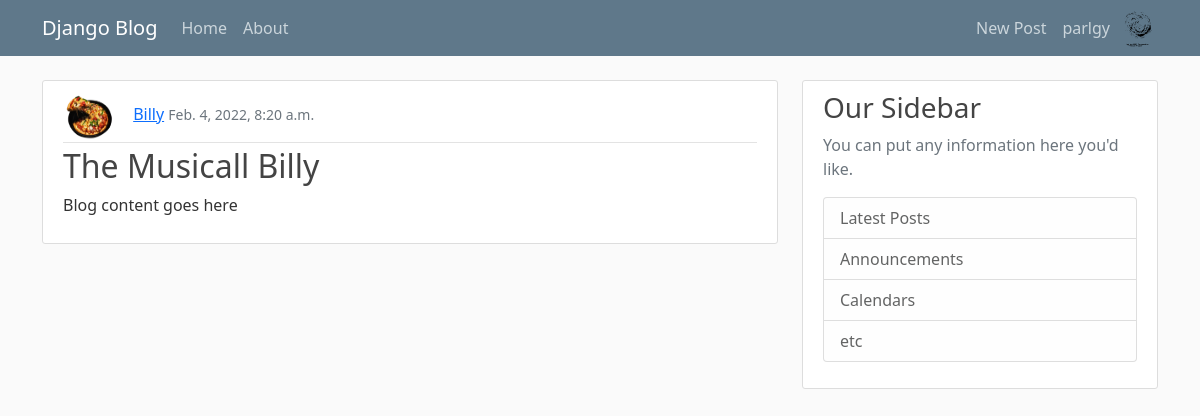
Screenshot of /post/12/ (signed in) with the database file from the repository.
### users/models.py (models this page shows, shortened)
class Profile(models.Model):
    user = models.OneToOneField(User, on_delete=models.CASCADE)
    image = models.ImageField(default='default.jpg', upload_to='profile_pics')

### blog/models.py (models this page shows, shortened)
class Post(models.Model):
    title = models.CharField(max_length=100)
    content = models.TextField()
    date_posted = models.DateTimeField(auto_now_add=timezone.now)
    author = models.ForeignKey(User, on_delete=models.CASCADE)

### blog/views.py (the view)
# urls.py: path('post/<int:pk>/', PostDetalView.as_view(), name='post-detail'), #looks for post_detail.html
class PostDetalView(DetailView):
    model = Post

### blog/templates/blog/post_detail.html (shortened to what this page needs)
{% extends 'blog/base.html' %}
{% block content %}
    <article class="media content-section flex">
        <div class="media-body">
          <div class="article-metadata d-flex justify-content-between">
              <div>
                <img class="rounded-circle article-img" src="{{ object.author.profile.image.url }}" style="width: 50px; height: 50px">
                <a class="mr-2" href="#">{{ object.author }}</a>
                <small class="text-muted">{{ object.date_posted }}</small>
              </div>
          </div>
          <h2 class="article-title">{{ object.title }}</h2>
          <p class="article-content">{{ object.content }}</p>
        </div>
      </article>
{% endblock %}

### blog/templates/blog/base.html (shortened to what this page needs)
{% load static %}
<!DOCTYPE html>
<html lang="en">
<head>
    <link href="https://cdn.jsdelivr.net/npm/bootstrap@5.1.3/dist/css/bootstrap.min.css" rel="stylesheet">
    <link rel="stylesheet" href="{% static 'blog/bootstrap-5.1.3-dist/css/bootstrap.min.css' %}"/>
    <link rel="stylesheet" type="text/css" href="{% static 'blog/main.css' %}">
</head>
<body>
    <header class="site-header">
        <nav class="navbar navbar-expand-md navbar-dark bg-steel fixed-top">
          <div class="container">
            <a class="navbar-brand mr-4" href="/">Django Blog</a>
            <div class="collapse navbar-collapse flex justify-content-between" id="navbarToggle">
              <div class="navbar-nav mr-auto">
                <a class="nav-item nav-link" href="{% url 'blog-home' %}">Home</a>
                <a class="nav-item nav-link" href="{% url 'blog-about' %}">About</a>
              </div>
              <div class="navbar-nav">
                {% if user.is_authenticated %}
                    <div class="mr-16">
                      <a class="nav-item nav-link" href="{% url 'post-create' %}">New Post</a>
                    </div>
                    <a href="{% url 'profile' %}" class="nav-item nav-link">{{user.username}}</a>
                    <a class="pl-8" href="{% url 'profile' %}"><img class="rounded-circle" src="{{ user.profile.image.url }}" style="width: 40px; height: 40px"></a>
                {% else %}
                    <a class="nav-item nav-link" href="{% url 'login' %}">Login</a>
                    <a class="nav-item nav-link" href="{% url 'register' %}">Register</a>
                {% endif %}
              </div>
            </div>
          </div>
        </nav>
      </header>
      <main role="main" class="container">
        <div class="row">
          <div class="col-md-8">
            {% block content %}{% endblock %}
          </div>
          <div class="col-md-4">
            <div class="content-section">
              <h3>Our Sidebar</h3>
              <p class='text-muted'>You can put any information here you'd like.</p>
                <ul class="list-group">
                  <li class="list-group-item list-group-item-light">Latest Posts</li>
                  <li class="list-group-item list-group-item-light">Announcements</li>
                  <li class="list-group-item list-group-item-light">Calendars</li>
                  <li class="list-group-item list-group-item-light">etc</li>
                </ul>
            </div>
          </div>
        </div>
      </main>
</body>
</html>

### blog/static/blog/main.css (style rules this page uses)
body { background: #fafafa; color: #333333; margin-top: 5rem; }
h1, h2, h3, h4, h5, h6 { color: #444444; }
ul { margin: 0; }
.bg-steel { background-color: #5f788a; }
.site-header .navbar-nav .nav-link { color: #cbd5db; }
.content-section { background: #ffffff; padding: 10px 20px; border: 1px solid #dddddd; border-radius: 3px; margin-bottom: 20px; }
.article-title { color: #444444; }
.article-content { white-space: pre-line; }
.article-img { height: 65px; width: 65px; margin-right: 16px; }
.article-metadata { padding-bottom: 1px; margin-bottom: 4px; border-bottom: 1px solid #e3e3e3 }

### rows the page displays
Post: author.profile.image (picture), author "Billy", date_posted "Feb. 4, 2022, 8:20 a.m.", title "The Musicall Billy", content "Blog content goes here"

### other values shown
{{ user.username }} "parlgy"
